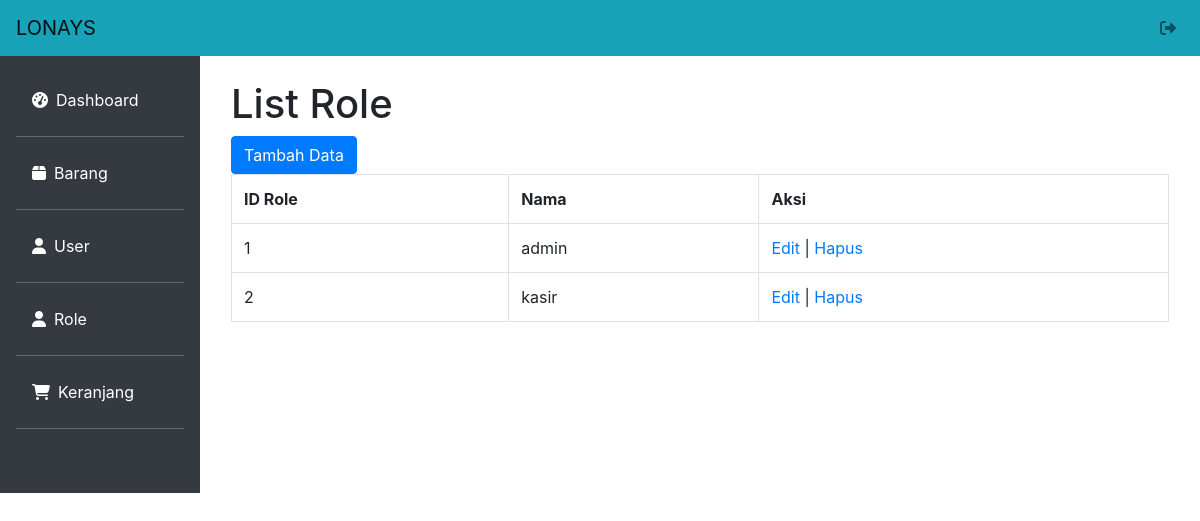
The page /role.php on the database its author committed.
### tables this page shows
CREATE TABLE `role` (
  `id_role` int(11) NOT NULL,
  `nama` varchar(100) NOT NULL
);

### role.php (the view, shortened to what this page needs)
<?php
include 'config.php';
$view = $koneksi->query("SELECT*FROM role");
?>
<!doctype html>
<html lang="en">
  <head>
    <link rel="stylesheet" href="https://cdn.jsdelivr.net/npm/bootstrap@4.2.1/dist/css/bootstrap.min.css">
    <link rel="stylesheet" type="text/css" href="admin.css">
    <link rel="stylesheet" type="text/css" href="fontawesome/css/all.min.css">
  </head>
  <body>
  <nav class="navbar navbar-expand-lg navbar-light bg-info fixed-top">
  <a class="navbar-brand" href="index.php">LONAYS</a>
  <ul class="navbar-nav ml-auto">
        <li class="nav-item mr-0">
            <a href="logout.php" class="nav-link" onclick="return confirm('Apakah Anda yakin ingin keluar?')">
                <i class="fas fa-sign-out-alt" data-toggle="tooltip" title="Sign Out"></i>
    </a>
        </li>
    </ul>
</nav>
<div class="row no-gutters mt-5">
    <div class="col-md-2 bg-dark mt-2 pr-3 pt-4">
    <ul class="nav flex-column ml-3 mb-5">
  <li class="nav-item">
    <a class="nav-link active text-white" aria-current="page" href="index.php"><i class='fas fa-tachometer-alt mr-2'></i>Dashboard</a><hr class="bg-secondary">
  </li>
  <li class="nav-item">
    <a class="nav-link text-white" href="barang.php"><i class='fas fa-box mr-2'></i>Barang</a><hr class="bg-secondary">
  </li>
  <li class="nav-item">
    <a class="nav-link text-white" href="user.php"><i class='fas fa-user mr-2'></i>User</a><hr class="bg-secondary">
  </li>
  <li class="nav-item">
    <a class="nav-link text-white" href="role.php"><i class='fas fa-user mr-2'></i>Role</a><hr class="bg-secondary">
  </li>
  <li class="nav-item">
    <a class="nav-link text-white" href="keranjang.php"><i class='fas fa-shopping-cart mr-2'></i>Keranjang</a><hr class="bg-secondary">
  </li>
  </ul>
    </div>
    <div class="col-md-10 mt-2 pr-3 pl-3 pt-4">
    <div class="container">
            <h1>List Role</h1>
            <a href="role_add.php" class="btn btn-primary">Tambah Data</a>
            <table class="table table-bordered">
                <tr>
                    <th>ID Role</th>
                    <th>Nama</th>
                    <th>Aksi</th>
                </tr>
                <?php
                while ($row = $view->fetch_array()) { ?>
                <tr>
                    <td><?=$row['id_role']?></td>
                    <td><?=$row['nama']?></td>
                    <td>
                        <a href="role_edit.php?id=<?=$row['id_role']?>">Edit</a> |
                        <a href="role_hapus.php?id=<?=$row['id_role']?>" onclick="return confirm('Apakah Anda yakin ingin menghapusnya?')">Hapus</a>
                    </td>
                </tr>
                <?php
            } ?>
            </table>
        </div>
    </div>
</div>
  </body>
</html>

### rows shown on the page
role: id_role "1", nama "admin"
role: id_role "2", nama "kasir"
